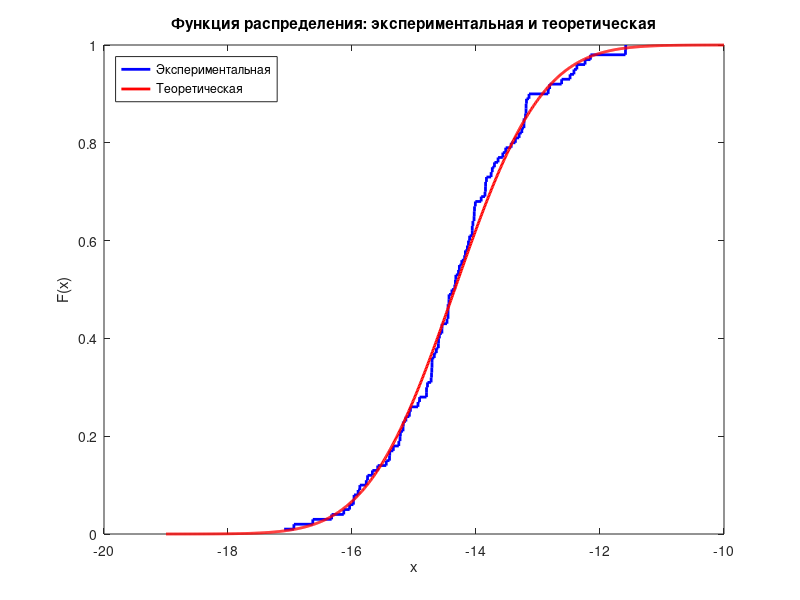

The MATLAB script that drew this image:
% Данные
data = [... % Вставь сюда свои значения
-14.1839, -14.2682, -14.7986, -13.7023, -11.5891, -14.5474, -13.145, -13.8315, -14.332, -14.936, ...
-14.7823, -17.0945, -14.7239, -15.2253, -12.2407, -15.0747, -13.7373, -14.6725, -13.8471, -15.5857, ...
-15.1308, -14.6067, -15.245, -15.7701, -14.4364, -13.2609, -14.7174, -15.3913, -15.8736, -15.4476, ...
-14.171, -14.2292, -14.1214, -14.2823, -14.5903, -13.3645, -14.3888, -14.05, -14.6396, -14.325, ...
-14.55, -15.9017, -15.1727, -15.6712, -14.3422, -14.0317, -14.0242, -15.9773, -12.42, -13.2247, ...
-14.0106, -12.4831, -14.9104, -15.3336, -13.8453, -13.5212, -14.0285, -13.3042, -13.5673, -13.7562, ...
-14.0608, -15.2197, -16.1326, -13.9164, -14.4513, -12.8121, -15.0577, -14.1389, -15.1769, -16.6324, ...
-13.2008, -15.749, -13.4323, -15.3949, -16.9371, -14.7092, -11.5851, -14.4509, -12.3731, -13.1931, ...
-13.2265, -12.1542, -14.713, -14.798, -13.1858, -14.6045, -14.7097, -13.6443, -14.0605, -12.6189, ...
-14.468, -13.855, -13.1922, -14.103, -16.3285, -12.8357, -14.4503, -14.4349, -15.9671, -16.0387 ...
];

% Сортировка данных
sorted_data = sort(data);
n = length(data);

% Эмпирические значения вероятности
ecdf_y = (1:n) / n;

% Теоретическая CDF нормального распределения
mu = mean(data);
sigma = std(data);
x = linspace(-19, -10, 1000);
theory_cdf = 0.5 * (1 + erf((x - mu) / (sigma * sqrt(2))));

% Построение графика
figure;
stairs(sorted_data, ecdf_y, 'b', 'LineWidth', 2); hold on;
plot(x, theory_cdf, 'r', 'LineWidth', 2);
legend('Экспериментальная', 'Теоретическая', 'Location', 'northwest');
xlabel('x'); ylabel('F(x)');
title('Функция распределения: экспериментальная и теоретическая');
print('../images/rasp_2.png', '-dpng', '-r300');
grid on;
waitfor('gcf');
